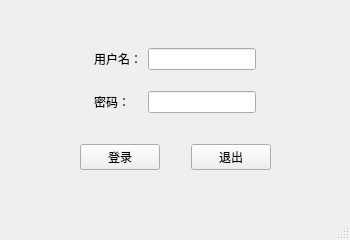
<?xml version="1.0" encoding="UTF-8"?>
<ui version="4.0">
 <class>MainWindow</class>
 <widget class="QMainWindow" name="MainWindow">
  <property name="geometry">
   <rect>
    <x>0</x>
    <y>0</y>
    <width>350</width>
    <height>240</height>
   </rect>
  </property>
  <property name="minimumSize">
   <size>
    <width>350</width>
    <height>240</height>
   </size>
  </property>
  <property name="maximumSize">
   <size>
    <width>350</width>
    <height>240</height>
   </size>
  </property>
  <property name="windowTitle">
   <string>登录界面</string>
  </property>
  <widget class="QWidget" name="centralwidget">
   <layout class="QVBoxLayout" name="verticalLayout">
    <item>
     <spacer name="verticalSpacer_2">
      <property name="orientation">
       <enum>Qt::Vertical</enum>
      </property>
      <property name="sizeHint" stdset="0">
       <size>
        <width>20</width>
        <height>40</height>
       </size>
      </property>
     </spacer>
    </item>
    <item>
     <widget class="QWidget" name="widget_2" native="true">
      <property name="sizePolicy">
       <sizepolicy hsizetype="Preferred" vsizetype="Fixed">
        <horstretch>0</horstretch>
        <verstretch>0</verstretch>
       </sizepolicy>
      </property>
      <layout class="QGridLayout" name="gridLayout">
       <property name="leftMargin">
        <number>0</number>
       </property>
       <property name="topMargin">
        <number>0</number>
       </property>
       <property name="rightMargin">
        <number>0</number>
       </property>
       <property name="bottomMargin">
        <number>0</number>
       </property>
       <item row="0" column="2">
        <widget class="QLineEdit" name="lineEdit"/>
       </item>
       <item row="2" column="2">
        <widget class="QLineEdit" name="lineEdit_2">
         <property name="inputMask">
          <string/>
         </property>
         <property name="echoMode">
          <enum>QLineEdit::Password</enum>
         </property>
        </widget>
       </item>
       <item row="2" column="1">
        <widget class="QLabel" name="label_2">
         <property name="text">
          <string>密码：</string>
         </property>
        </widget>
       </item>
       <item row="0" column="3">
        <spacer name="horizontalSpacer_5">
         <property name="orientation">
          <enum>Qt::Horizontal</enum>
         </property>
         <property name="sizeHint" stdset="0">
          <size>
           <width>40</width>
           <height>20</height>
          </size>
         </property>
        </spacer>
       </item>
       <item row="0" column="0">
        <spacer name="horizontalSpacer_4">
         <property name="orientation">
          <enum>Qt::Horizontal</enum>
         </property>
         <property name="sizeHint" stdset="0">
          <size>
           <width>40</width>
           <height>20</height>
          </size>
         </property>
        </spacer>
       </item>
       <item row="1" column="1">
        <spacer name="verticalSpacer">
         <property name="orientation">
          <enum>Qt::Vertical</enum>
         </property>
         <property name="sizeType">
          <enum>QSizePolicy::Fixed</enum>
         </property>
         <property name="sizeHint" stdset="0">
          <size>
           <width>20</width>
           <height>15</height>
          </size>
         </property>
        </spacer>
       </item>
       <item row="0" column="1">
        <widget class="QLabel" name="label">
         <property name="text">
          <string>用户名：</string>
         </property>
        </widget>
       </item>
      </layout>
     </widget>
    </item>
    <item>
     <spacer name="verticalSpacer_4">
      <property name="orientation">
       <enum>Qt::Vertical</enum>
      </property>
      <property name="sizeType">
       <enum>QSizePolicy::Fixed</enum>
      </property>
      <property name="sizeHint" stdset="0">
       <size>
        <width>20</width>
        <height>25</height>
       </size>
      </property>
     </spacer>
    </item>
    <item>
     <widget class="QWidget" name="widget_3" native="true">
      <property name="sizePolicy">
       <sizepolicy hsizetype="Preferred" vsizetype="Fixed">
        <horstretch>0</horstretch>
        <verstretch>0</verstretch>
       </sizepolicy>
      </property>
      <layout class="QHBoxLayout" name="horizontalLayout_3">
       <property name="leftMargin">
        <number>0</number>
       </property>
       <property name="topMargin">
        <number>0</number>
       </property>
       <property name="rightMargin">
        <number>0</number>
       </property>
       <property name="bottomMargin">
        <number>0</number>
       </property>
       <item>
        <spacer name="horizontalSpacer">
         <property name="orientation">
          <enum>Qt::Horizontal</enum>
         </property>
         <property name="sizeHint" stdset="0">
          <size>
           <width>40</width>
           <height>20</height>
          </size>
         </property>
        </spacer>
       </item>
       <item>
        <widget class="QPushButton" name="pushButton">
         <property name="text">
          <string>登录</string>
         </property>
        </widget>
       </item>
       <item>
        <spacer name="horizontalSpacer_3">
         <property name="orientation">
          <enum>Qt::Horizontal</enum>
         </property>
         <property name="sizeType">
          <enum>QSizePolicy::Fixed</enum>
         </property>
         <property name="sizeHint" stdset="0">
          <size>
           <width>25</width>
           <height>20</height>
          </size>
         </property>
        </spacer>
       </item>
       <item>
        <widget class="QPushButton" name="pushButton_2">
         <property name="text">
          <string>退出</string>
         </property>
        </widget>
       </item>
       <item>
        <spacer name="horizontalSpacer_2">
         <property name="orientation">
          <enum>Qt::Horizontal</enum>
         </property>
         <property name="sizeHint" stdset="0">
          <size>
           <width>40</width>
           <height>20</height>
          </size>
         </property>
        </spacer>
       </item>
      </layout>
     </widget>
    </item>
    <item>
     <spacer name="verticalSpacer_3">
      <property name="orientation">
       <enum>Qt::Vertical</enum>
      </property>
      <property name="sizeHint" stdset="0">
       <size>
        <width>20</width>
        <height>40</height>
       </size>
      </property>
     </spacer>
    </item>
   </layout>
  </widget>
  <widget class="QMenuBar" name="menubar">
   <property name="geometry">
    <rect>
     <x>0</x>
     <y>0</y>
     <width>350</width>
     <height>22</height>
    </rect>
   </property>
  </widget>
  <widget class="QStatusBar" name="statusbar"/>
 </widget>
 <resources/>
 <connections/>
</ui>
